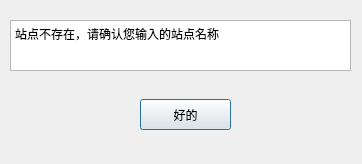
<?xml version="1.0" encoding="UTF-8"?>
<ui version="4.0">
 <class>error</class>
 <widget class="QDialog" name="error">
  <property name="geometry">
   <rect>
    <x>0</x>
    <y>0</y>
    <width>362</width>
    <height>164</height>
   </rect>
  </property>
  <property name="windowTitle">
   <string>Dialog</string>
  </property>
  <widget class="QTextBrowser" name="textBrowser">
   <property name="geometry">
    <rect>
     <x>10</x>
     <y>20</y>
     <width>341</width>
     <height>51</height>
    </rect>
   </property>
   <property name="html">
    <string>&lt;!DOCTYPE HTML PUBLIC &quot;-//W3C//DTD HTML 4.0//EN&quot; &quot;http://www.w3.org/TR/REC-html40/strict.dtd&quot;&gt;
&lt;html&gt;&lt;head&gt;&lt;meta name=&quot;qrichtext&quot; content=&quot;1&quot; /&gt;&lt;style type=&quot;text/css&quot;&gt;
p, li { white-space: pre-wrap; }
&lt;/style&gt;&lt;/head&gt;&lt;body style=&quot; font-family:'SimSun'; font-size:9pt; font-weight:400; font-style:normal;&quot;&gt;
&lt;p style=&quot; margin-top:0px; margin-bottom:0px; margin-left:0px; margin-right:0px; -qt-block-indent:0; text-indent:0px;&quot;&gt;站点不存在，请确认您输入的站点名称&lt;/p&gt;&lt;/body&gt;&lt;/html&gt;</string>
   </property>
  </widget>
  <widget class="QPushButton" name="pushButton">
   <property name="geometry">
    <rect>
     <x>140</x>
     <y>99</y>
     <width>91</width>
     <height>31</height>
    </rect>
   </property>
   <property name="text">
    <string>好的</string>
   </property>
  </widget>
 </widget>
 <resources/>
 <connections/>
</ui>
